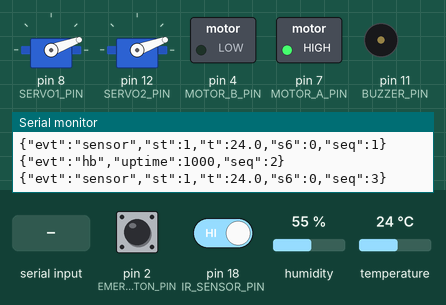
This sketch was run on a simulated Arduino Uno, built with avr-gcc and run on an emulated ATmega328P. On the bench: 2 × servo, switched loads named in the sketch (green lamp = pin HIGH), buzzer (waves = sounding), the last lines printed to the serial monitor. Inputs (shaded band) come from the test bench; at power-on: pin 2 (EMERGENCY_BUTTON_PIN) HIGH, pin 18 (IR_SENSOR_PIN) HIGH, humidity 55 %, temperature 24 °C.

Above: at 1.2 s.
1.3 s: pin 2 (EMERGENCY_BUTTON_PIN) pulled LOW for 0.15 s
At 5.6 s:
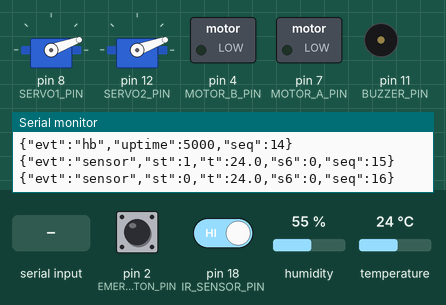
6.5 s: "A" received over Serial
At 6.74 s:
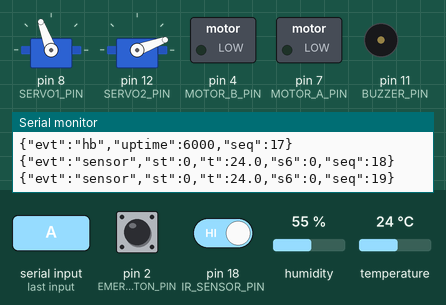
Timing chart, 0 to 9.5 s (numbered marks = the images above; inputs shaded):
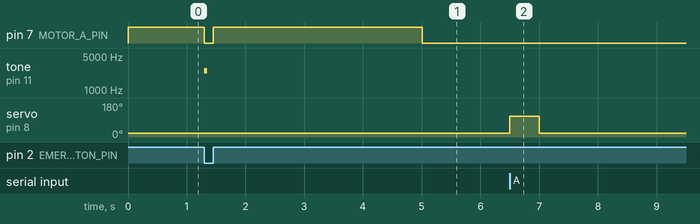

Measured:
- after the input at 1.3 s, pin 7 (MOTOR_A_PIN): HIGH → LOW after 0.00 s instead of 3.7 s; tone on pin 11 (BUZZER_PIN): silent → 2500 Hz at once, → silent 0.05 s later
- after the input at 6.5 s, servo on pin 8 (SERVO1_PIN): 20° → 110° at once, → 20° 0.50 s later

The sketch:

manufacturing_hardware.ino
```cpp
#include <Servo.h>
#include <DHT.h>
#include <ArduinoJson.h>
#include <avr/wdt.h>

#define IR_SENSOR_PIN 18
#define DHTPIN 13
#define DHTTYPE DHT22
#define EMERGENCY_BUTTON_PIN 2
#define BUZZER_PIN 11
#define SERVO1_PIN 8
#define SERVO2_PIN 12
#define MOTOR_A_PIN 7
#define MOTOR_B_PIN 4

const unsigned long PC_TIMEOUT_MS = 5000;
const unsigned long HEARTBEAT_INTERVAL_MS = 1000;
const unsigned long SENSOR_SEND_INTERVAL_MS = 500;
const unsigned long CONVEYOR_STOP_TIME_MS = 5000;
const unsigned long SENSOR_DEBOUNCE_TIME_MS = 30;
const unsigned long SERVO_RETURN_TIME_MS = 500;

const int SERVO_WAIT_ANGLE = 20;
const int SERVO_ACTION_ANGLE = 110;
const int MOTOR_PWM = 150;
const char* FW_VERSION = "1.2.0";

DHT dht(DHTPIN, DHTTYPE);
Servo servo1;
Servo servo2;

struct ServoTask
{
  int servoId;
  int angle;
};

ServoTask servoQueue[10];
int queueHead = 0;
int queueTail = 0;

bool servoActive = false;
unsigned long servoStartTime = 0;

int systemRunning = 1;
float temperatureValue = 0.0;

unsigned long lastCommandTime = 0;
unsigned long lastHeartbeatTime = 0;
unsigned long lastSensorSendTime = 0;
unsigned long sequenceNumber = 0;

bool pcTimeout = false;
bool emergencyStopped = false;
bool objectDetected = false;
bool sensorArmed = true;

unsigned long sensorLowStartTime = 0;
unsigned long conveyorStopStartTime = 0;

void setup()
{
  Serial.begin(115200);
  dht.begin();

  servo1.attach(SERVO1_PIN);
  servo2.attach(SERVO2_PIN);
  moveBothServos(SERVO_WAIT_ANGLE);

  pinMode(IR_SENSOR_PIN, INPUT_PULLUP);
  pinMode(EMERGENCY_BUTTON_PIN, INPUT_PULLUP);
  pinMode(BUZZER_PIN, OUTPUT);
  pinMode(MOTOR_A_PIN, OUTPUT);
  pinMode(MOTOR_B_PIN, OUTPUT);

  lastCommandTime = millis();

  wdt_enable(WDTO_8S);

  sendBootMessage();
}

void loop()
{
  wdt_reset();

  unsigned long now = millis();

  processSerialCommunication(now);
  processServoControl(now);
  processInfraredSensor(now);
  processEmergencyStop(now);
  processPcTimeout(now);

  sendHeartbeat(now);
  sendSensorStatus(now);

  controlConveyorMotor();
}
```

Communication.ino
```cpp
void sendBootMessage()
{
  StaticJsonDocument<160> bootData;

  bootData["evt"] = "boot";
  bootData["fw_version"] = FW_VERSION;

  serializeJson(bootData, Serial);
  Serial.println();
}

void sendAck(long sequence)
{
  StaticJsonDocument<64> ackData;

  ackData["evt"] = "ack";
  ackData["seq"] = sequence;

  serializeJson(ackData, Serial);
  Serial.println();
}

void processSerialCommunication(unsigned long now)
{
  if (Serial.available() <= 0)
    return;

  if (Serial.peek() == '{')
  {
    StaticJsonDocument<128> commandData;

    if (deserializeJson(commandData, Serial))
      return;

    lastCommandTime = now;
    pcTimeout = false;

    String command = commandData["cmd"] | "";
    long sequence = commandData["seq"] | 0;

    if (command == "start")
    {
      systemRunning = 1;
      sendAck(sequence);
    }
    else if (command == "stop")
    {
      systemRunning = 0;
      sendAck(sequence);
    }
    else if (command == "motor")
    {
      int motorValue = commandData["value"] | 0;
      systemRunning = motorValue > 0 ? 1 : 0;
      sendAck(sequence);
    }
    else if (command == "servo")
    {
      String target = commandData["target"] | "A";
      int angle = commandData["value"] | SERVO_ACTION_ANGLE;

      if (target == "B")
        addServoTask(2, angle);
      else
        addServoTask(1, angle);

      sendAck(sequence);
    }
    else if (command == "ping")
    {
      sendAck(sequence);
    }

    return;
  }

  char command = Serial.read();

  if (command == '0')
  {
    systemRunning = 0;
    lastCommandTime = now;
  }
  else if (command == '1')
  {
    systemRunning = 1;
    lastCommandTime = now;
  }
  else if (command == 'A')
  {
    addServoTask(1, SERVO_ACTION_ANGLE);
    lastCommandTime = now;
  }
}

void sendHeartbeat(unsigned long now)
{
  if (now - lastHeartbeatTime < HEARTBEAT_INTERVAL_MS)
    return;

  StaticJsonDocument<128> heartbeatData;

  heartbeatData["evt"] = "hb";
  heartbeatData["uptime"] = now;
  heartbeatData["seq"] = ++sequenceNumber;

  serializeJson(heartbeatData, Serial);
  Serial.println();

  lastHeartbeatTime = now;
}

void sendSensorStatus(unsigned long now)
{
  if (now - lastSensorSendTime < SENSOR_SEND_INTERVAL_MS)
    return;

  float measuredTemperature = dht.readTemperature();

  if (!isnan(measuredTemperature))
    temperatureValue = measuredTemperature;

  StaticJsonDocument<160> sensorData;

  sensorData["evt"] = "sensor";
  sensorData["st"] = systemRunning;
  sensorData["t"] = serialized(String(temperatureValue, 1));
  sensorData["s6"] = objectDetected ? 1 : 0;
  sensorData["seq"] = ++sequenceNumber;

  serializeJson(sensorData, Serial);
  Serial.println();

  lastSensorSendTime = now;
}

void processPcTimeout(unsigned long now)
{
  if (now - lastCommandTime > PC_TIMEOUT_MS)
  {
    systemRunning = 0;
    pcTimeout = true;
  }
}
```

ConveyorControl.ino
```cpp
void processInfraredSensor(unsigned long now)
{
  int sensorState = digitalRead(IR_SENSOR_PIN);

  if (sensorState == LOW)
  {
    if (sensorLowStartTime == 0)
      sensorLowStartTime = now;

    bool debounceFinished =
      now - sensorLowStartTime >= SENSOR_DEBOUNCE_TIME_MS;

    if (sensorArmed &&
        !objectDetected &&
        debounceFinished)
    {
      objectDetected = true;
      conveyorStopStartTime = now;
      sensorArmed = false;
    }
  }
  else
  {
    sensorLowStartTime = 0;
    sensorArmed = true;
  }

  if (objectDetected &&
      now - conveyorStopStartTime >= CONVEYOR_STOP_TIME_MS)
  {
    objectDetected = false;
    conveyorStopStartTime = 0;
  }
}

void controlConveyorMotor()
{
  bool mustStop =
    emergencyStopped ||
    pcTimeout ||
    systemRunning == 0 ||
    objectDetected;

  if (mustStop)
  {
    analogWrite(MOTOR_A_PIN, 0);
    analogWrite(MOTOR_B_PIN, 0);

    digitalWrite(MOTOR_A_PIN, LOW);
    digitalWrite(MOTOR_B_PIN, LOW);

    return;
  }

  analogWrite(MOTOR_A_PIN, MOTOR_PWM);
  digitalWrite(MOTOR_B_PIN, LOW);
}
```

EmergencyStop.ino
```cpp
void processEmergencyStop(unsigned long now)
{
  emergencyStopped =
    digitalRead(EMERGENCY_BUTTON_PIN) == LOW;

  if (emergencyStopped)
  {
    if (now % 500 < 350)
      tone(BUZZER_PIN, 2500);
    else
      noTone(BUZZER_PIN);
  }
  else
  {
    noTone(BUZZER_PIN);
  }
}
```

ServoControl.ino
```cpp
void addServoTask(int servoId, int angle)
{
  int nextTail = (queueTail + 1) % 10;

  if (nextTail == queueHead)
    return;

  servoQueue[queueTail].servoId = servoId;
  servoQueue[queueTail].angle = angle;
  queueTail = nextTail;
}

void processServoControl(unsigned long now)
{
  if (!servoActive && queueHead != queueTail)
  {
    ServoTask task = servoQueue[queueHead];
    queueHead = (queueHead + 1) % 10;

    if (task.servoId == 1)
      servo1.write(task.angle);
    else
      servo2.write(task.angle);

    servoActive = true;
    servoStartTime = now;
  }

  if (servoActive &&
      now - servoStartTime >= SERVO_RETURN_TIME_MS)
  {
    moveBothServos(SERVO_WAIT_ANGLE);
    servoActive = false;
  }
}

void moveBothServos(int angle)
{
  servo1.write(angle);
  servo2.write(angle);
}
```
